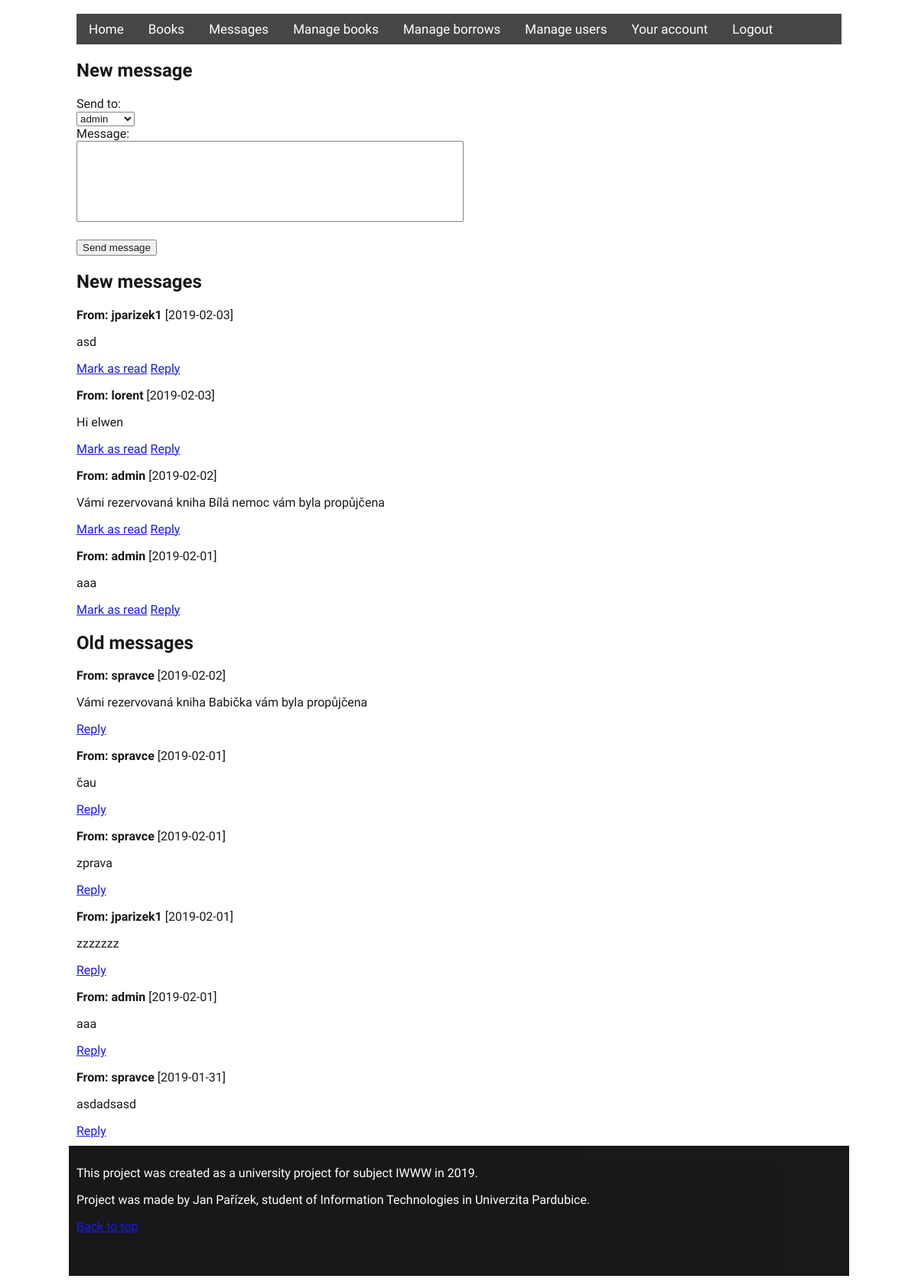
Screenshot of /code/index.php?page=messages (signed in) with the database file from the repository.
### tables this page shows
CREATE TABLE IF NOT EXISTS `zpravy` (
  `id` int(11) NOT NULL,
  `zprava` varchar(500) NOT NULL,
  `datum` date NOT NULL,
  `precteno` int(11) NOT NULL,
  `odesilatel_id` int(11) NOT NULL,
  `adresat_id` int(11) NOT NULL
);

CREATE TABLE IF NOT EXISTS `uzivatele` (
  `id` int(11) NOT NULL,
  `role` varchar(20) NOT NULL,
  `username` varchar(30) NOT NULL,
  `email` varchar(50) NOT NULL,
  `password` varchar(32) NOT NULL,
  `datumRegistrace` date NOT NULL
);

### code/data/functions.php (called while the page is built, shortened)
<?php
function getRole($id) {
    $servername = "sql2.webzdarma.cz";
    $username = "st52545webzd2482";
    $password = "Databaze1";
    $dbname = "st52545webzd2482";
    $role = null;
    $conn = new mysqli($servername, $username, $password, $dbname);
    $sql = "SELECT role FROM uzivatele where id = " . $id;
    $result = $conn->query($sql);
    if ($result->num_rows > 0) {
        while ($row = $result->fetch_assoc()) {
            $role = $row["role"];
        }
    }
    return $role;
}
function getUsername($id) {
    $servername = "sql2.webzdarma.cz";
    $username = "st52545webzd2482";
    $password = "Databaze1";
    $dbname = "st52545webzd2482";
    $user = null;
    $conn = new mysqli($servername, $username, $password, $dbname);
    $sql = "SELECT username FROM uzivatele where id = " . $id;
    $result = $conn->query($sql);
    if ($result->num_rows > 0) {
        while ($row = $result->fetch_assoc()) {
            $user = $row["username"];
        }
    }
    return $user;
}
?>

### code/pages/messages.php (the view, shortened to what this page needs)
<?php
include_once './data/functions.php';
$servername = "sql2.webzdarma.cz";
$username = "st52545webzd2482";
$password = "Databaze1";
$dbname = 'st52545webzd2482';
$conn = new mysqli($servername, $username, $password, $dbname);
$role = getRole($_SESSION["id"]);
if ($role == 'spravce' || $role == 'admin') {
    ?>
    <div class="formm">
        <h2>New message</h2>
        <form action="" method="post">
            Send to:<br>
            <select name="username">
            <?php
            if (isset($_GET["reply"])) {
                $username = $_GET["reply"];
                ?> <option value="<?=getUserId($username)?>"><?php echo $username?></option> <?php
                $sql4 = "SELECT id, username FROM uzivatele WHERE username != '".$username."'";
                $result4 = $conn->query($sql4);
                while ($row4 = $result4->fetch_assoc()) {
                    ?>
                    <option value="<?=$row4["id"]?>"><?php echo $row4["username"]?></option>
                    <?php
            }
            } else {
                $sql4 = "SELECT id, username FROM uzivatele";
                $result4 = $conn->query($sql4);
                while ($row4 = $result4->fetch_assoc()) {
                    ?>
                    <option value="<?=$row4["id"]?>"><?php echo $row4["username"]?></option>
                    <?php
                }
            }
            ?>
            </select><br>
            Message:<br>
            <textarea name="textform"></textarea><br><br>
            <input type="submit" name="send" value="Send message">
        </form>
    </div>
    <?php
}
$sql = "SELECT * FROM zpravy where adresat_id = ". $_SESSION["id"] . " and precteno = 0 order by datum desc;";
$result = $conn->query($sql);
if ($result->num_rows > 0) {
    echo "<h2>New messages</h2>";
    while ($row = $result->fetch_assoc()) {
        $idmessage = $row["id"];
        $sentfrom = getUsername($row["odesilatel_id"]);
        $sentto = getUsername($_SESSION["id"]);
        $message = $row["zprava"];
        $date = $row["datum"];
?>
        <div class="messages">
            <p><b>From: <?=$sentfrom?></b> [<?=$date?>]</p>
            <p id="message"><?=$message?></p>
            <a href="?page=messages&read=<?=$idmessage?>">Mark as read</a> <a href="?page=messages&reply=<?=$sentfrom?>">Reply</a>
        </div>
<?php
    }
}
$sql2 = "SELECT * FROM zpravy where adresat_id = ". $_SESSION["id"] . " and precteno = 1 order by datum desc;";
$result2 = $conn->query($sql2);
if ($result2->num_rows > 0) {
    echo "<h2>Old messages</h2>";
    while ($row2 = $result2->fetch_assoc()) {
        $sentfrom = getUsername($row2["odesilatel_id"]);
        $message = $row2["zprava"];
        $date = $row2["datum"];
        ?>
        <div class="messages">
            <p><b>From: <?=$sentfrom?></b> [<?=$date?>]</p>
            <p id="message"><?=$message?></p>
            <a href="?page=messages&reply=<?=$sentfrom?>">Reply</a>
        </div>
        <?php
    }
}
?>

### code/styles/style.css (style rules this page uses)
body { font-family: "Sarabun"; background-image: url("https://i.imgur.com/P1TLR6t.jpg"); background-repeat: no-repeat; background-size: auto; position: relative; }
textarea { width: 500px; height: 100px; resize: none; }

### rows the page displays
zpravy: odesilatel.username "jparizek1", datum "2019-02-03", zprava "asd"
zpravy: odesilatel.username "lorent", datum "2019-02-03", zprava "Hi elwen"
zpravy: odesilatel.username "admin", datum "2019-02-02", zprava "Vámi rezervovaná kniha Bílá nemoc vám byla propůjčena"
zpravy: odesilatel.username "admin", datum "2019-02-01", zprava "aaa"
zpravy: odesilatel.username "spravce", datum "2019-02-02", zprava "Vámi rezervovaná kniha Babička vám byla propůjčena"
zpravy: odesilatel.username "spravce", datum "2019-02-01", zprava "čau"
zpravy: odesilatel.username "spravce", datum "2019-02-01", zprava "zprava"
zpravy: odesilatel.username "jparizek1", datum "2019-02-01", zprava "zzzzzzz"
zpravy: odesilatel.username "admin", datum "2019-02-01", zprava "aaa"
zpravy: odesilatel.username "spravce", datum "2019-01-31", zprava "asdadsasd"

### other values shown
form field username "admin"
